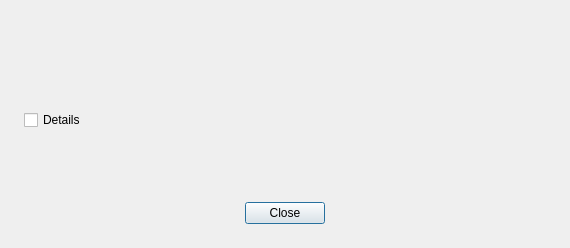
<?xml version="1.0" encoding="UTF-8"?>
<ui version="4.0">
 <class>WarningDialog</class>
 <widget class="QDialog" name="WarningDialog">
  <property name="geometry">
   <rect>
    <x>0</x>
    <y>0</y>
    <width>570</width>
    <height>281</height>
   </rect>
  </property>
  <property name="styleSheet">
   <string notr="true">#WarningDialog {
border-radius: 4px;
background-color: #FFFFFF;
}
#WarningDialog &gt; QLabel {
color: #07142A;
font-family: Roboto, Helvetica;
font-size: 14px;
}
#WarningDialog &gt; #title {
color: #003168;
font-family: Roboto, Helvetica;
font-size: 20px;
font-weight: 700;
}
QPushButton {
background-color: #2F70B6;
border: 1px solid #2F70B6;
border-radius: 4px;
padding: 12px 12px;
color: #ffffff;
font-family: Roboto, Helvetica;
font-size: 14px;
font-weight: 700;
}
QPushButton:hover, QPushButton:focus {
background-color: #2B66A6;
border-color: #2B66A6;
}
QPushButton:pressed {
background-color: #215081;
border-color: #215081;
}
QPushButton:default:disabled {
background-color: #82A9D3;
border-color: #82A9D3;
}
QPushButton[warning=&quot;true&quot;] {
background-color: transparent;
border-color: #AD2A45;
color: #AD2A45;
}
QPushButton[warning=&quot;true&quot;]:hover, QPushButton[warning=&quot;true&quot;]:focus {
background-color: #F5EBED;
}
QPushButton[warning=&quot;true&quot;]:pressed {
background-color: #E1C1C6;
}
</string>
  </property>
  <layout class="QVBoxLayout" name="WarningDialogLayout">
   <property name="spacing">
    <number>24</number>
   </property>
   <property name="sizeConstraint">
    <enum>QLayout::SetFixedSize</enum>
   </property>
   <property name="leftMargin">
    <number>24</number>
   </property>
   <property name="topMargin">
    <number>24</number>
   </property>
   <property name="rightMargin">
    <number>24</number>
   </property>
   <property name="bottomMargin">
    <number>24</number>
   </property>
   <item>
    <widget class="QLabel" name="title">
     <property name="focusPolicy">
      <enum>Qt::TabFocus</enum>
     </property>
     <property name="alignment">
      <set>Qt::AlignCenter</set>
     </property>
    </widget>
   </item>
   <item>
    <widget class="QLabel" name="text">
     <property name="cursor">
      <cursorShape>IBeamCursor</cursorShape>
     </property>
     <property name="focusPolicy">
      <enum>Qt::TabFocus</enum>
     </property>
     <property name="textFormat">
      <enum>Qt::RichText</enum>
     </property>
     <property name="wordWrap">
      <bool>true</bool>
     </property>
     <property name="openExternalLinks">
      <bool>true</bool>
     </property>
     <property name="textInteractionFlags">
      <set>Qt::TextBrowserInteraction</set>
     </property>
    </widget>
   </item>
   <item>
    <widget class="AccordionTitle" name="showDetails">
     <property name="minimumSize">
      <size>
       <width>0</width>
       <height>40</height>
      </size>
     </property>
     <property name="maximumSize">
      <size>
       <width>16777215</width>
       <height>40</height>
      </size>
     </property>
     <property name="cursor">
      <cursorShape>PointingHandCursor</cursorShape>
     </property>
     <property name="text">
      <string>Details</string>
     </property>
     <property name="checked">
      <bool>false</bool>
     </property>
    </widget>
   </item>
   <item>
    <widget class="QLabel" name="details">
     <property name="cursor">
      <cursorShape>IBeamCursor</cursorShape>
     </property>
     <property name="focusPolicy">
      <enum>Qt::TabFocus</enum>
     </property>
     <property name="styleSheet">
      <string notr="true">QLabel {
margin: 0px 15px 0px 15px;
}</string>
     </property>
     <property name="alignment">
      <set>Qt::AlignLeading|Qt::AlignLeft|Qt::AlignTop</set>
     </property>
     <property name="wordWrap">
      <bool>true</bool>
     </property>
     <property name="openExternalLinks">
      <bool>true</bool>
     </property>
     <property name="textInteractionFlags">
      <set>Qt::TextBrowserInteraction</set>
     </property>
    </widget>
   </item>
   <item>
    <widget class="QDialogButtonBox" name="buttonBox">
     <property name="minimumSize">
      <size>
       <width>522</width>
       <height>0</height>
      </size>
     </property>
     <property name="standardButtons">
      <set>QDialogButtonBox::Close</set>
     </property>
     <property name="centerButtons">
      <bool>true</bool>
     </property>
    </widget>
   </item>
  </layout>
 </widget>
 <customwidgets>
  <customwidget>
   <class>AccordionTitle</class>
   <extends>QCheckBox</extends>
   <header>widgets/AccordionTitle.h</header>
   <container>1</container>
  </customwidget>
 </customwidgets>
 <resources/>
 <connections/>
</ui>
